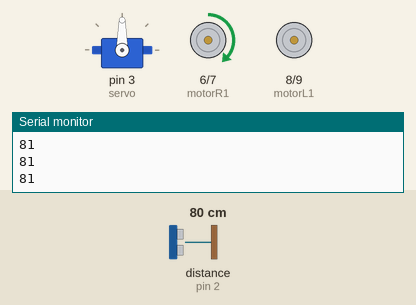
Simulated run of this sketch. Board: Arduino Uno, built with avr-gcc and run on an emulated ATmega328P. Shown: servo, motor-driver pin pairs drawn as motors (green arrow = first pin HIGH = forward, orange = second pin HIGH = backward, longer = more drive, scaled by the enable pin), the last lines printed to the serial monitor. The test bench sets the inputs (shaded band); at power-on: distance to the obstacle (sensor on pin 2) 80 cm. The echo pulse lasts 58.3 µs per cm.

Above: at 1.2 s.
1.3 s: distance to the obstacle (sensor on pin 2) set to 9 cm
2.8 s: distance to the obstacle (sensor on pin 2) set to 6 cm
At 3.9 s:
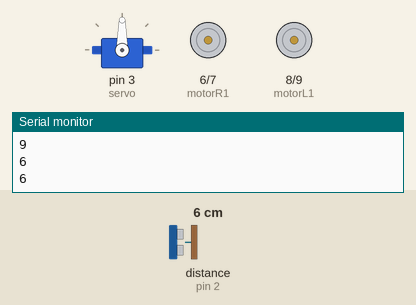
5.8 s: distance to the obstacle (sensor on pin 2) set to 18 cm
At 6.7 s:
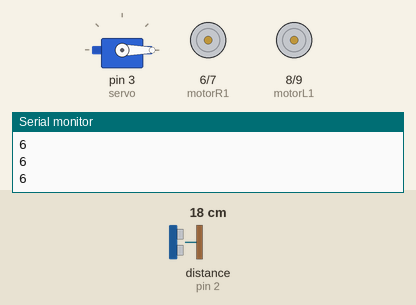
7.8 s: distance to the obstacle (sensor on pin 2) set to 2 cm
At 10.7 s:
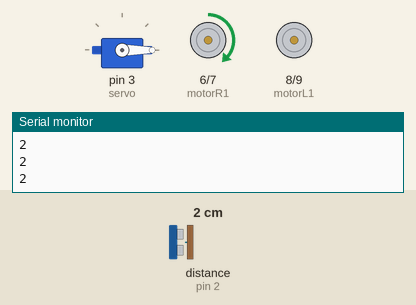
Timing chart, 0 to 11.8 s (numbered marks = the images above; inputs shaded):
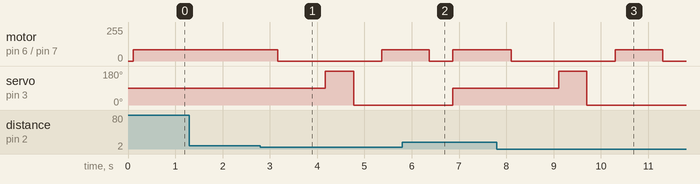

Measured:
- the behaviour switches between 8 and 7 cm on distance to the obstacle (sensor on pin 2) (found by bisection; images 0 and 1)
- after the input at 2.8 s, motor on pin 6 (motorR1) / pin 7 (motorR2): forward 85/255 → stopped after 0.37 s, → forward 85/255 2.2 s later; servo on pin 3 (servo): 90° → 180° after 1.4 s, → 0° 0.60 s later
- after the input at 5.8 s, motor on pin 6 (motorR1) / pin 7 (motorR2): goes on until 6.9 s, then stays forward 85/255
- after the input at 7.8 s, motor on pin 6 (motorR1) / pin 7 (motorR2): forward 85/255 → stopped after 0.30 s, → forward 85/255 2.2 s later, → stopped 1.0 s later; servo on pin 3 (servo): 90° → 180° after 1.3 s, → 0° 0.60 s later

The sketch:

Robot.ino
```cpp
// this code is to control maze robot with servo and DC motors for any arbitrary Maze..
#include<NewPing.h>
#include<Servo.h>
Servo s ;
int d , speed , distanceL , distanceR , motorR1 = 6 , motorR2 = 7 , motorL1 = 8 , motorL2 = 9 , enableR = 11 , enableL = 5 , TRIG = 4 , ECHO = 2 , servo = 3 ;
NewPing u(4, 2, 1000) ;
int ultrasonic ()//to get the distance .
{
  d = u.ping_cm();//read the distance in cm .
  Serial.println(d);
  return d ;
}
void forward ()
{
  digitalWrite (motorR1, HIGH);
  digitalWrite (motorR2, LOW);
  digitalWrite (motorL1, HIGH);
  digitalWrite (motorL2, LOW);
}
void turnleft ()
{
  digitalWrite (motorR1, HIGH);
  digitalWrite (motorR2, LOW);
  digitalWrite (motorL1, LOW);
  digitalWrite (motorL2, HIGH);

}
void turnright ()
{
  digitalWrite (motorR1, LOW);
  digitalWrite (motorR2, HIGH);
  digitalWrite (motorL1, HIGH);
  digitalWrite (motorL2, LOW);

}
void turnback ()
{
  digitalWrite (motorR1, HIGH);
  digitalWrite (motorR2, LOW);
  digitalWrite (motorL1, LOW);
  digitalWrite (motorL2, HIGH);
  delay(1000);
  digitalWrite (motorR1, LOW);
  digitalWrite (motorR2, LOW);
  digitalWrite (motorL1, LOW);
  digitalWrite (motorL2, LOW);
  delay(500);
}
void stopmotors ()
{
  digitalWrite (motorR1, LOW);
  digitalWrite (motorR2, LOW);
  digitalWrite (motorL1, LOW);
  digitalWrite (motorL2, LOW);
}
void back()
{

  digitalWrite (motorR1, LOW);
  digitalWrite (motorR2, HIGH);
  digitalWrite (motorL1, LOW);
  digitalWrite (motorL2, HIGH);

}
void setup() {
  pinMode (motorR1, OUTPUT); //MOTOR_R
  pinMode (motorR2, OUTPUT); //MOTOR_R
  pinMode (motorL1, OUTPUT); //MOTOR_L
  pinMode (motorL2, OUTPUT); //MOTOR_L
  pinMode (TRIG, OUTPUT); //TRIG
  pinMode (ECHO, INPUT); //ECHO
  pinMode (enableR, OUTPUT); //ENABLE
  pinMode (enableL, OUTPUT); //ENABLE
  s.attach(servo);//SERVO
  Serial.begin(9600);
}

void loop() {
  speed = 70;
  analogWrite(3, speed  );
  analogWrite(11, 85);
  s.write(90);
  ultrasonic();
  delay(100);
  if ( ultrasonic() > 7 || ultrasonic() == 0 )
  {
    forward();
  }
  else
  {
    delay(300);
    stopmotors();
    delay(1000);
    s.write(180);
    delay(500);
    distanceL = ultrasonic();
    delay(100);
    if ( distanceL > 7 || distanceL == 0 )
    {
      turnleft();
      delay (400);
      stopmotors();
      delay(500);
      s.write(90);
      forward();
    }
    else
    {
      s.write(0);
      delay(500);
      distanceR = ultrasonic();
      delay (100);
      if ( distanceR > 7 || distanceR == 0  )
      {

        turnright();
        delay (400);
        stopmotors();
        delay(500);
        s.write(90);
        forward();
      }
      else
      {

        turnback();
        s.write(90);
        forward();
      }
    }
  }
}
```
